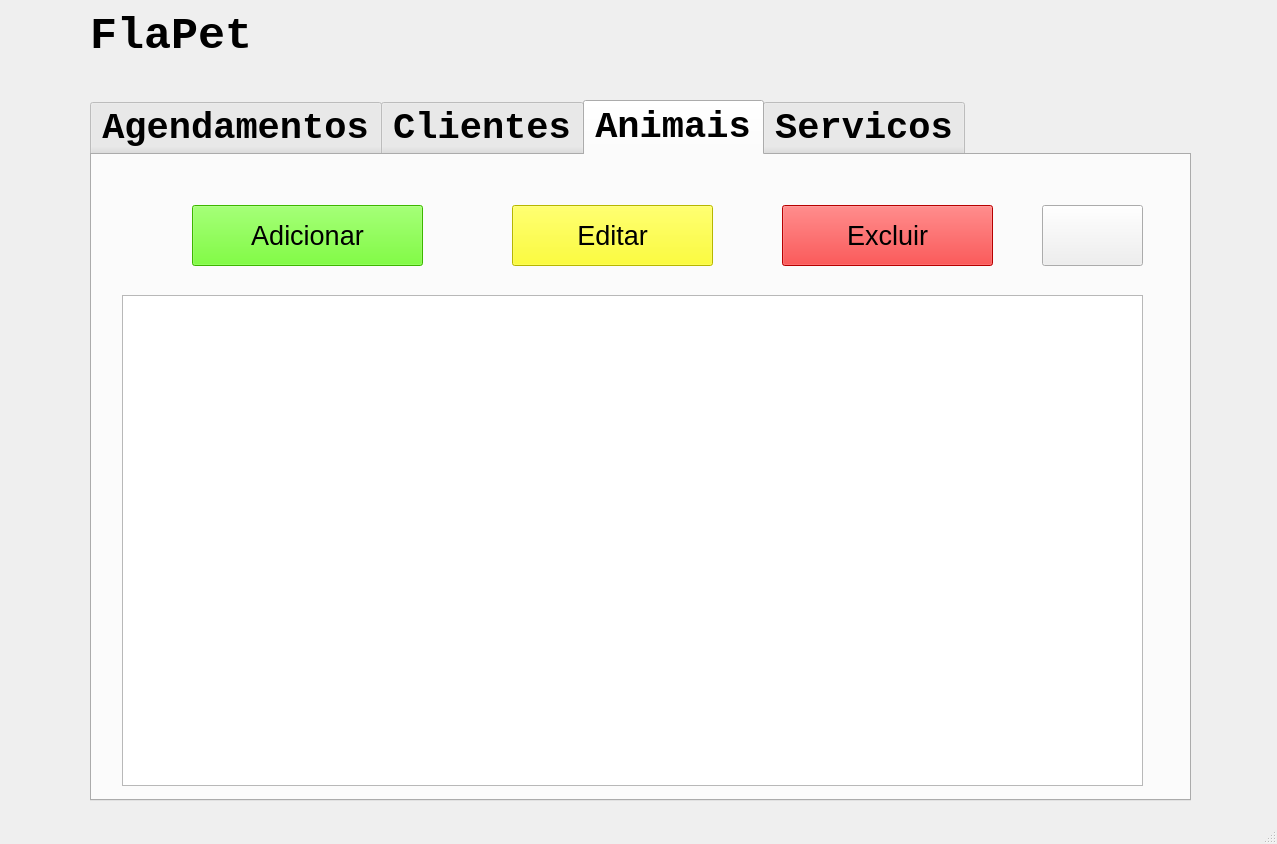
<?xml version="1.0" encoding="UTF-8"?>
<ui version="4.0">
 <class>MainWindow</class>
 <widget class="QMainWindow" name="MainWindow">
  <property name="geometry">
   <rect>
    <x>0</x>
    <y>0</y>
    <width>1277</width>
    <height>844</height>
   </rect>
  </property>
  <property name="windowTitle">
   <string>MainWindow</string>
  </property>
  <widget class="QWidget" name="centralwidget">
   <widget class="QTabWidget" name="Categorizador">
    <property name="geometry">
     <rect>
      <x>90</x>
      <y>100</y>
      <width>1101</width>
      <height>701</height>
     </rect>
    </property>
    <property name="font">
     <font>
      <family>Courier New</family>
      <pointsize>28</pointsize>
      <weight>75</weight>
      <bold>true</bold>
     </font>
    </property>
    <property name="currentIndex">
     <number>2</number>
    </property>
    <widget class="QWidget" name="Agendamentos">
     <attribute name="title">
      <string>Agendamentos</string>
     </attribute>
     <widget class="QTableWidget" name="tabelaAgendamentos">
      <property name="geometry">
       <rect>
        <x>30</x>
        <y>140</y>
        <width>1021</width>
        <height>491</height>
       </rect>
      </property>
      <property name="font">
       <font>
        <pointsize>12</pointsize>
        <weight>75</weight>
        <italic>false</italic>
        <bold>true</bold>
       </font>
      </property>
      <property name="styleSheet">
       <string notr="true">QTableWidget::item {
    padding-left: 10px;
    padding-right: 10px;
    padding-top: 5px;
    padding-bottom: 5px;
}</string>
      </property>
      <property name="alternatingRowColors">
       <bool>true</bool>
      </property>
      <property name="selectionBehavior">
       <enum>QAbstractItemView::SelectRows</enum>
      </property>
     </widget>
     <widget class="QPushButton" name="AdicionarAgeBT">
      <property name="geometry">
       <rect>
        <x>30</x>
        <y>50</y>
        <width>231</width>
        <height>61</height>
       </rect>
      </property>
      <property name="font">
       <font>
        <pointsize>20</pointsize>
       </font>
      </property>
      <property name="styleSheet">
       <string notr="true">background-color:rgb(85, 255, 0)</string>
      </property>
      <property name="text">
       <string>Adicionar</string>
      </property>
     </widget>
     <widget class="QPushButton" name="EditarAgeBT">
      <property name="geometry">
       <rect>
        <x>290</x>
        <y>50</y>
        <width>201</width>
        <height>61</height>
       </rect>
      </property>
      <property name="font">
       <font>
        <pointsize>20</pointsize>
       </font>
      </property>
      <property name="styleSheet">
       <string notr="true">background-color:rgb(255, 255, 0)</string>
      </property>
      <property name="text">
       <string>Editar</string>
      </property>
     </widget>
     <widget class="QPushButton" name="ExcluirAgeBT">
      <property name="geometry">
       <rect>
        <x>520</x>
        <y>50</y>
        <width>211</width>
        <height>61</height>
       </rect>
      </property>
      <property name="font">
       <font>
        <pointsize>20</pointsize>
       </font>
      </property>
      <property name="styleSheet">
       <string notr="true">background-color:rgb(255, 0, 0)</string>
      </property>
      <property name="text">
       <string>Excluir</string>
      </property>
     </widget>
     <widget class="QPushButton" name="AtualizaAgeBT">
      <property name="geometry">
       <rect>
        <x>950</x>
        <y>50</y>
        <width>101</width>
        <height>61</height>
       </rect>
      </property>
      <property name="text">
       <string/>
      </property>
      <property name="icon">
       <iconset>
        <normaloff>../../../../../../Downloads/refresh_10397787.png</normaloff>../../../../../../Downloads/refresh_10397787.png</iconset>
      </property>
      <property name="iconSize">
       <size>
        <width>48</width>
        <height>48</height>
       </size>
      </property>
     </widget>
     <widget class="QPushButton" name="FinalizarAgeBT">
      <property name="geometry">
       <rect>
        <x>750</x>
        <y>50</y>
        <width>181</width>
        <height>61</height>
       </rect>
      </property>
      <property name="font">
       <font>
        <pointsize>14</pointsize>
       </font>
      </property>
      <property name="text">
       <string>Finalizar</string>
      </property>
     </widget>
    </widget>
    <widget class="QWidget" name="Clientes">
     <attribute name="title">
      <string>Clientes</string>
     </attribute>
     <widget class="QTableWidget" name="tabelaClientes">
      <property name="geometry">
       <rect>
        <x>30</x>
        <y>140</y>
        <width>1021</width>
        <height>491</height>
       </rect>
      </property>
      <property name="font">
       <font>
        <pointsize>12</pointsize>
        <weight>75</weight>
        <italic>false</italic>
        <bold>true</bold>
       </font>
      </property>
      <property name="styleSheet">
       <string notr="true">QTableWidget::item {
    padding-left: 10px;
    padding-right: 10px;
    padding-top: 5px;
    padding-bottom: 5px;
}</string>
      </property>
      <property name="alternatingRowColors">
       <bool>true</bool>
      </property>
      <property name="selectionBehavior">
       <enum>QAbstractItemView::SelectRows</enum>
      </property>
     </widget>
     <widget class="QPushButton" name="EditarCliBT">
      <property name="geometry">
       <rect>
        <x>420</x>
        <y>50</y>
        <width>201</width>
        <height>61</height>
       </rect>
      </property>
      <property name="font">
       <font>
        <pointsize>20</pointsize>
       </font>
      </property>
      <property name="styleSheet">
       <string notr="true">background-color:rgb(255, 255, 0)</string>
      </property>
      <property name="text">
       <string>Editar</string>
      </property>
     </widget>
     <widget class="QPushButton" name="AdicionarCliBT">
      <property name="geometry">
       <rect>
        <x>100</x>
        <y>50</y>
        <width>231</width>
        <height>61</height>
       </rect>
      </property>
      <property name="font">
       <font>
        <pointsize>20</pointsize>
       </font>
      </property>
      <property name="styleSheet">
       <string notr="true">background-color:rgb(85, 255, 0)</string>
      </property>
      <property name="text">
       <string>Adicionar</string>
      </property>
     </widget>
     <widget class="QPushButton" name="ExcluirCliBT">
      <property name="geometry">
       <rect>
        <x>690</x>
        <y>50</y>
        <width>211</width>
        <height>61</height>
       </rect>
      </property>
      <property name="font">
       <font>
        <pointsize>20</pointsize>
       </font>
      </property>
      <property name="styleSheet">
       <string notr="true">background-color:rgb(255, 0, 0)</string>
      </property>
      <property name="text">
       <string>Excluir</string>
      </property>
     </widget>
     <widget class="QPushButton" name="AtualizaCliBT">
      <property name="geometry">
       <rect>
        <x>950</x>
        <y>50</y>
        <width>101</width>
        <height>61</height>
       </rect>
      </property>
      <property name="text">
       <string/>
      </property>
      <property name="icon">
       <iconset>
        <normaloff>../../../../../../Downloads/refresh_10397787.png</normaloff>../../../../../../Downloads/refresh_10397787.png</iconset>
      </property>
      <property name="iconSize">
       <size>
        <width>48</width>
        <height>48</height>
       </size>
      </property>
     </widget>
    </widget>
    <widget class="QWidget" name="Animais">
     <attribute name="title">
      <string>Animais</string>
     </attribute>
     <widget class="QTableWidget" name="tabelaAnimais">
      <property name="geometry">
       <rect>
        <x>30</x>
        <y>140</y>
        <width>1021</width>
        <height>491</height>
       </rect>
      </property>
      <property name="font">
       <font>
        <pointsize>12</pointsize>
        <weight>75</weight>
        <italic>false</italic>
        <bold>true</bold>
       </font>
      </property>
      <property name="styleSheet">
       <string notr="true">QTableWidget::item {
    padding-left: 10px;
    padding-right: 10px;
    padding-top: 5px;
    padding-bottom: 5px;
}</string>
      </property>
      <property name="alternatingRowColors">
       <bool>true</bool>
      </property>
      <property name="selectionBehavior">
       <enum>QAbstractItemView::SelectRows</enum>
      </property>
     </widget>
     <widget class="QPushButton" name="EditarAniBT">
      <property name="geometry">
       <rect>
        <x>420</x>
        <y>50</y>
        <width>201</width>
        <height>61</height>
       </rect>
      </property>
      <property name="font">
       <font>
        <pointsize>20</pointsize>
       </font>
      </property>
      <property name="styleSheet">
       <string notr="true">background-color:rgb(255, 255, 0)</string>
      </property>
      <property name="text">
       <string>Editar</string>
      </property>
     </widget>
     <widget class="QPushButton" name="AdicionarAniBT">
      <property name="geometry">
       <rect>
        <x>100</x>
        <y>50</y>
        <width>231</width>
        <height>61</height>
       </rect>
      </property>
      <property name="font">
       <font>
        <pointsize>20</pointsize>
       </font>
      </property>
      <property name="styleSheet">
       <string notr="true">background-color:rgb(85, 255, 0)</string>
      </property>
      <property name="text">
       <string>Adicionar</string>
      </property>
     </widget>
     <widget class="QPushButton" name="ExcluirAniBT">
      <property name="geometry">
       <rect>
        <x>690</x>
        <y>50</y>
        <width>211</width>
        <height>61</height>
       </rect>
      </property>
      <property name="font">
       <font>
        <pointsize>20</pointsize>
       </font>
      </property>
      <property name="styleSheet">
       <string notr="true">background-color:rgb(255, 0, 0)</string>
      </property>
      <property name="text">
       <string>Excluir</string>
      </property>
     </widget>
     <widget class="QPushButton" name="AtualizaAniBT">
      <property name="geometry">
       <rect>
        <x>950</x>
        <y>50</y>
        <width>101</width>
        <height>61</height>
       </rect>
      </property>
      <property name="text">
       <string/>
      </property>
      <property name="icon">
       <iconset>
        <normaloff>../../../../../../Downloads/refresh_10397787.png</normaloff>../../../../../../Downloads/refresh_10397787.png</iconset>
      </property>
      <property name="iconSize">
       <size>
        <width>48</width>
        <height>48</height>
       </size>
      </property>
     </widget>
    </widget>
    <widget class="QWidget" name="Servicos">
     <attribute name="title">
      <string>Servicos</string>
     </attribute>
     <widget class="QTableWidget" name="tabelaServicos">
      <property name="geometry">
       <rect>
        <x>30</x>
        <y>140</y>
        <width>1021</width>
        <height>491</height>
       </rect>
      </property>
      <property name="font">
       <font>
        <pointsize>12</pointsize>
        <weight>75</weight>
        <italic>false</italic>
        <bold>true</bold>
       </font>
      </property>
      <property name="styleSheet">
       <string notr="true">QTableWidget::item {
    padding-left: 10px;
    padding-right: 10px;
    padding-top: 5px;
    padding-bottom: 5px;
}</string>
      </property>
      <property name="alternatingRowColors">
       <bool>true</bool>
      </property>
      <property name="selectionBehavior">
       <enum>QAbstractItemView::SelectRows</enum>
      </property>
     </widget>
     <widget class="QPushButton" name="EditarSerBT">
      <property name="geometry">
       <rect>
        <x>420</x>
        <y>50</y>
        <width>201</width>
        <height>61</height>
       </rect>
      </property>
      <property name="font">
       <font>
        <family>Courier New</family>
        <pointsize>20</pointsize>
        <weight>75</weight>
        <bold>true</bold>
       </font>
      </property>
      <property name="styleSheet">
       <string notr="true">background-color:rgb(255, 255, 0)</string>
      </property>
      <property name="text">
       <string>Editar</string>
      </property>
     </widget>
     <widget class="QPushButton" name="AdicionarSerBT">
      <property name="geometry">
       <rect>
        <x>100</x>
        <y>50</y>
        <width>231</width>
        <height>61</height>
       </rect>
      </property>
      <property name="font">
       <font>
        <family>Courier New</family>
        <pointsize>20</pointsize>
        <weight>75</weight>
        <bold>true</bold>
       </font>
      </property>
      <property name="styleSheet">
       <string notr="true">background-color:rgb(85, 255, 0)</string>
      </property>
      <property name="text">
       <string>Adicionar</string>
      </property>
     </widget>
     <widget class="QPushButton" name="ExcluirSerBT">
      <property name="geometry">
       <rect>
        <x>690</x>
        <y>50</y>
        <width>211</width>
        <height>61</height>
       </rect>
      </property>
      <property name="font">
       <font>
        <family>Courier New</family>
        <pointsize>20</pointsize>
        <weight>75</weight>
        <bold>true</bold>
       </font>
      </property>
      <property name="styleSheet">
       <string notr="true">background-color:rgb(255, 0, 0)</string>
      </property>
      <property name="text">
       <string>Excluir</string>
      </property>
     </widget>
     <widget class="QPushButton" name="AtualizaSerBT">
      <property name="geometry">
       <rect>
        <x>950</x>
        <y>50</y>
        <width>101</width>
        <height>61</height>
       </rect>
      </property>
      <property name="text">
       <string/>
      </property>
      <property name="icon">
       <iconset>
        <normaloff>../../../../../../Downloads/refresh_10397787.png</normaloff>../../../../../../Downloads/refresh_10397787.png</iconset>
      </property>
      <property name="iconSize">
       <size>
        <width>48</width>
        <height>48</height>
       </size>
      </property>
     </widget>
    </widget>
   </widget>
   <widget class="QLabel" name="label">
    <property name="geometry">
     <rect>
      <x>90</x>
      <y>10</y>
      <width>241</width>
      <height>51</height>
     </rect>
    </property>
    <property name="font">
     <font>
      <family>Courier New</family>
      <pointsize>34</pointsize>
      <weight>75</weight>
      <bold>true</bold>
     </font>
    </property>
    <property name="text">
     <string>FlaPet </string>
    </property>
   </widget>
  </widget>
  <widget class="QMenuBar" name="menubar">
   <property name="geometry">
    <rect>
     <x>0</x>
     <y>0</y>
     <width>1277</width>
     <height>26</height>
    </rect>
   </property>
  </widget>
  <widget class="QStatusBar" name="statusbar"/>
 </widget>
 <resources/>
 <connections/>
</ui>
